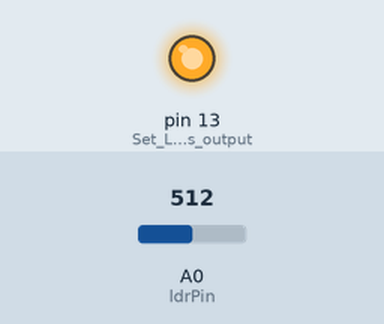
A sketch run on a simulated Arduino Uno, built with avr-gcc and run on an emulated ATmega328P. Parts: output pins drawn as LEDs (lit = HIGH). Inputs (shaded band) come from the test bench; at power-on: A0 (ldrPin) = 512.

Above: at 1.8 s.
1.9 s: A0 (ldrPin) set to 106
3.4 s: A0 (ldrPin) set to 96
At 5.0 s:
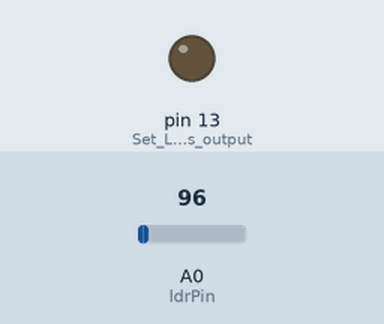
5.5 s: A0 (ldrPin) set to 122
At 6.6 s:
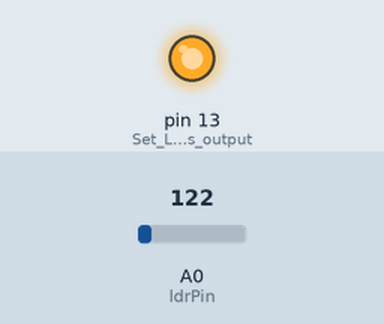
7.5 s: A0 (ldrPin) set to 90
At 9.3 s:
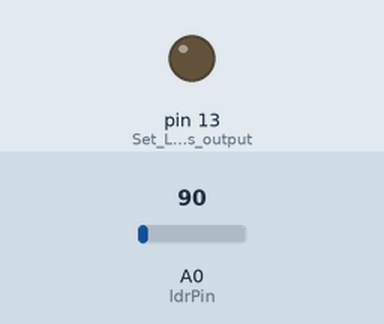
Timing chart, 0 to 10.5 s (numbered marks = the images above; inputs shaded):
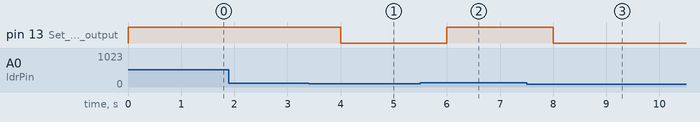

The sketch:

SmartLighting.ino
```cpp
const int ldrPin = A0;  // LDR sensor input
int sensorValue;        // Stores sensor reading
void setup() {
  pinMode(13, OUTPUT);       // Set LED as output
}
void loop() {
  sensorValue = analogRead(ldrPin);  // Read LDR value
  if (sensorValue > 100) {
    digitalWrite(13, HIGH);  // Turn LED ON in darkness
  } else {
    digitalWrite(13, LOW);   // Turn LED OFF in brightness
  }
  Serial.println(sensorValue);   // Display sensor value
  delay(1000);                   // Wait 1000 milliseconds
}
```

Measured:
- the behaviour switches between 101 and 100 on A0 (ldrPin) (found by bisection; images 0 and 1)
- after the input at 1.9 s, every drawn part: stays the same
- after the input at 3.4 s, pin 13 (Set_LED_as_output): HIGH → LOW after 0.60 s
- after the input at 5.5 s, pin 13 (Set_LED_as_output): LOW → HIGH after 0.50 s
- after the input at 7.5 s, pin 13 (Set_LED_as_output): HIGH → LOW after 0.50 s
